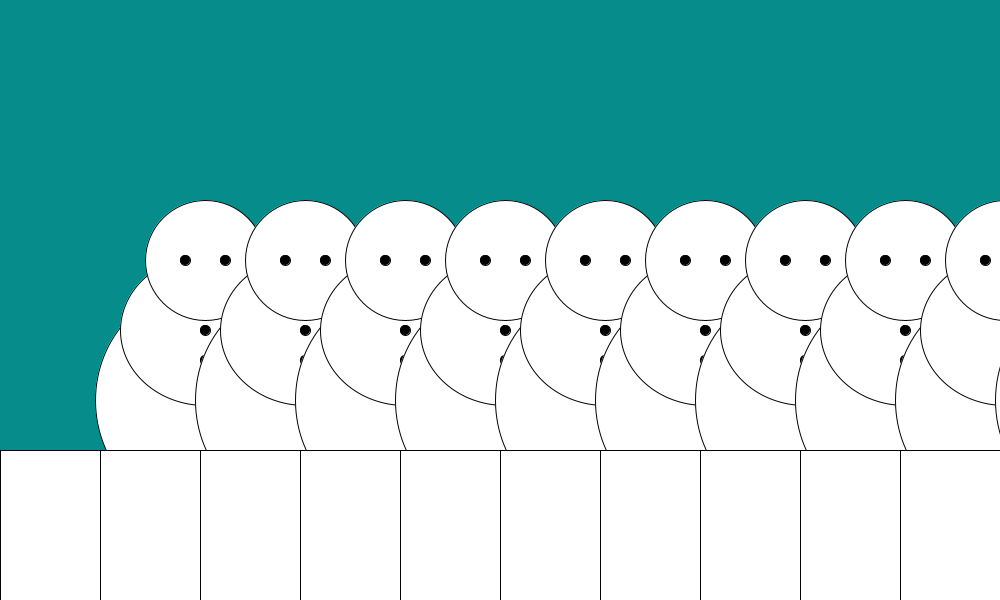
Frame 1 (no input)
Frame 60 (the mouse pressed at the canvas centre just before this capture): identical to frame 1, image omitted
Frame 120 (the mouse held since frame 60 and released just before this capture): identical to frame 1, image omitted

The Processing sketch that drew this single still picture (run headless with seeded random() and noise(); from frame 60 on, the mouse is pressed at the canvas centre):

// Processing sketch: functions_exersice_
// ── functions_exersice_.pde
int x;
int y;
int shape;
int numsnow = 400;
int maxDropheight = 600;
int i;
boolean yellowcirc = true;


//snowman on a mountain with random spawning falling snow
void setup() {
  size (1000, 600);
  frameRate (10);
  x = 0;
  y = 0;
  for (int i = 0; i < numsnow; i++) {
  }
}
void draw() {
  background (7, 140, 140);

  stroke(3);
  shape = (int) random (0, 6);
  println  ("shape is " +shape);
  snowman();
  
  translate(100,0);
 snowman();
  translate(100,0);
 snowman(); translate(100,0);
 snowman(); translate(100,0);
 snowman(); translate(100,0);
 snowman(); translate(100,0);
 snowman(); translate(100,0);
 snowman(); translate(100,0);
 snowman(); translate(100,0);
 snowman(); translate(100,0);
 snowman(); translate(100,0);
 snowman(); translate(100,0);
 snowman(); translate(100,0);
 snowman(); translate(100,0);
 snowman(); translate(100,0);
 snowman(); translate(100,0);
 snowman(); translate(100,0);
 snowman();
   
   
  float x;
  float y;

  x = random(10, width);
  y = random(550, height);

  if (x < 300 && y < 300) {
    fill(255);
  } else {
    fill(255);
  }
  circle(x, y, 20);

  if (x > 300 && y > 300) {
    fill(255);
  } else {
  }
  circle(x, y, 20);

  if (x > 300 && y < 300) {
    fill(255);
  } else {
  }
  circle(x, y, 20);

  for (int i = 0; i < 30; i = i + 1) {
    x = random(0, width);
    y = random(0, height);
    if (y > 450) {
      fill(245, 233, 66);
    } else if (y < 450) {
      fill(255);
    }
    circle(x, y, 20);

    fill(89, 214, 165);
  }
  circle(x, y, 20);

  if (yellowcirc == true) {
    fill(0, 0, 0);
  }

  //PROJECT DESCRIPTION
  //In this project I created random snow on a mountain top
  //The snow spawns in and the snow on the floor appears yellow due to controlled randomness
  //The reasoning for it being yellow is that the snowman is peeing
  //My inspiration for this project was seeing a tik tok about the Frozen movie 7 year anaversiry
  //I tried to make the snow fall but it did not work
  //
}

void snowman() {
    fill (255, 255, 255);
  fill (255);
  rect (00, 450, 1000, 400);
  ellipse(205, 400, 220, 230);
  ellipse(205, 330, 170, 150);
  ellipse(205, 260, 120, 120);
  fill(0);
  circle(225, 260, 10);
  circle(185, 260, 10);
  circle(205, 330, 10);
  circle(205, 360, 10);
  circle(205, 390, 10);
  circle(205, 420, 10);
       
  
}
